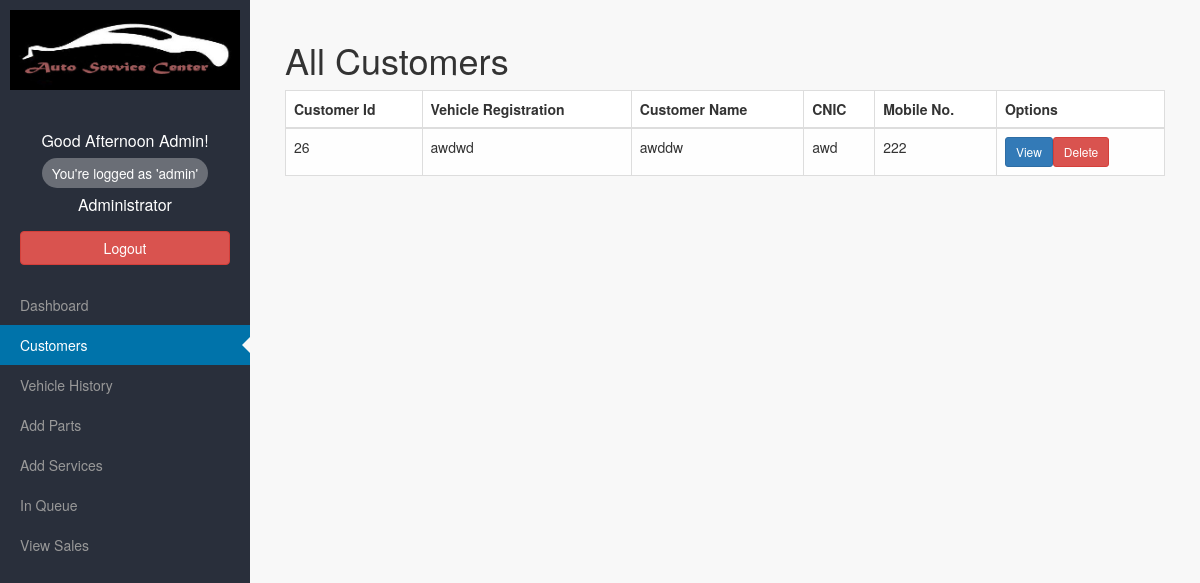
Page /auto/customer.php?action=view_all (signed in) on the committed database.
### tables this page shows
CREATE TABLE IF NOT EXISTS `customer` (
  `customer_id` int(5) NOT NULL AUTO_INCREMENT,
  `vehicle_reg` varchar(20) NOT NULL,
  `brand` varchar(50) NOT NULL,
  `model` varchar(50) DEFAULT NULL,
  `cname` varchar(100) NOT NULL,
  `dob` date NOT NULL,
  `cnic` varchar(15) NOT NULL,
  `email` varchar(64) NOT NULL,
  `mobileno` int(15) NOT NULL,
  `remark` varchar(200) DEFAULT NULL,
  `registration_date` datetime NOT NULL,
  PRIMARY KEY (`customer_id`)
);

### auto/includes/class.db.php (called while the page is built, shortened)
<?php
class DB {
        private $sql;
        function __construct($host,$user,$pass,$name) {
                $this->sql = new mysqli($host, $user,$pass,$name);
        }
        public function query($Q, $IO = false){
                $sql=$this->sql;
                $results_array = array();
                $result = $sql->query($Q);
                if($IO){
                     return $result;
                }else{
                        if($result){
                                while ($row = $result->fetch_assoc()) {
                                $results_array[] = $row;
                                }
                                return $results_array;
                        }else{
                                return null;
                        }
                }
        }
}

### auto/customer.php (the view, shortened to what this page needs)
 <?php require_once 'header.php'; ?>
        <?php require_once 'sidebar.php'; ?>
        <div id="page-content-wrapper">
            <div class="container-fluid">
                <div class="row">
                    <?php if(isset($_GET['action']) && $_GET['action'] == 'add'): ?>
                    <div class="col-md-12">
                        <h1>Add New Vehicle</h1>
                            <?php include 'forms/add_customer.php'; ?>
                    </div>
                <?php elseif(isset($_GET['action']) && $_GET['action'] == 'view_all'): ?>
                    <div class="col-md-12">
                        <?php if($_GET['action'] == 'view_all') echo '<h1>All Customers</h1>'; ?>
                       <?php
                          $q="select customer_id, vehicle_reg,cname,cnic,mobileno from customer";
                          $arr=$db->query($q);
                          $no=count($arr);
                          if($no==0) { ?>
                          <h3>No Result Found</h3>
                        <?php } else { ?>
                          <table class="table table-bordered">
                           <thead>
                          <tr>
                            <th>Customer Id</th>
                            <th>Vehicle Registration</th>
                            <th>Customer Name</th>
                            <th>CNIC</th>
                            <th>Mobile No.</th>
                            <th>Options</th>
                          </tr>
                        </thead>
                        <tbody>
                        <?php
                        $i=0;
                        while($i<$no)
                        {
                          echo "<tr>
                                <td>{$arr[$i]['customer_id']}</td>
                                <td>{$arr[$i]['vehicle_reg']}</td>
                                <td>{$arr[$i]['cname']}</td>
                                <td>{$arr[$i]['cnic']}</td>
                                <td>{$arr[$i]['mobileno']}</td>
                                <td>
                                <a href=\"customer.php?action=single_view&id={$arr[$i]['customer_id']}\" class=\"btn btn-primary btn-sm\">View</a>";
                            if($user['typename'] == 'Administrator')
                                echo "<a href=\"customer.php?action=single_delete&id={$arr[$i]['customer_id']}\" class=\"btn btn-danger btn-sm\">Delete</a>
                                </td>
                                </tr>";
                          $i++;
                        }
                        ?>
                        </tbody>
                        </table>
                  </div>
                <?php } ?>
            <?php endif; ?>
        </div>
    </div>
<?php require_once 'footer.php'; ?>

### auto/css/main.css (style rules this page uses)
body { background-color: #f8f8f8; }
.table { background: #fefefe; }
.table thead { background: #FFF; }
.table tbody tr { transition: background-color 0.5s ease; }

### auto/css/simple-sidebar.css (style rules this page uses)
body { overflow-x: hidden; }
#page-content-wrapper { width: 100%; position: absolute; padding: 15px; }
#wrapper.toggled #page-content-wrapper { position: absolute; margin-right: -250px; }
@media (min-width:768px) { #page-content-wrapper { padding: 20px; position: relative; } }
@media (min-width:768px) { #wrapper.toggled #page-content-wrapper { position: relative; margin-right: 0; } }

### rows in the picture
customer: customer_id "26", vehicle_reg "awdwd", cname "awddw", cnic "awd", mobileno "222"

### other values in the picture
$greeting "Good Afternoon"
$user['fname'] "Admin"
$user['username'] "admin"
$user['typename'] "Administrator"
